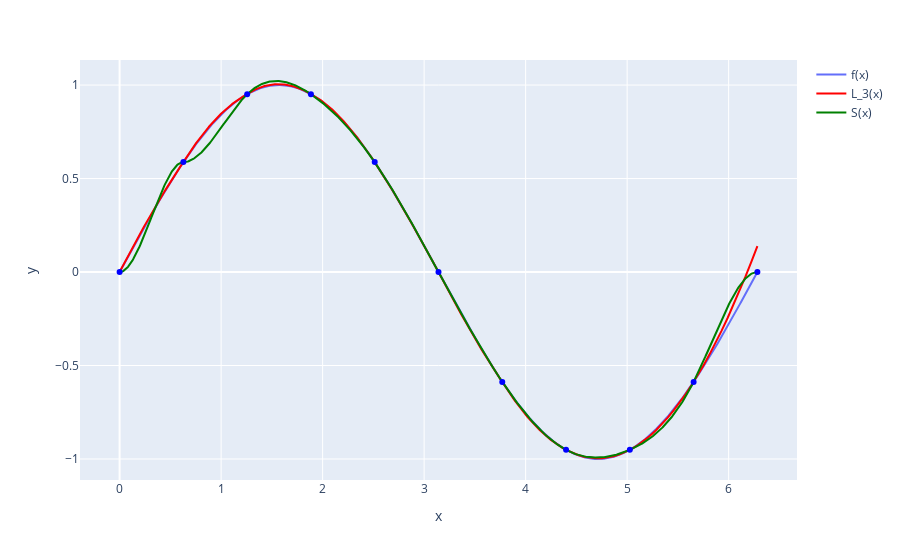

The cell this chart's notebook holds for it:
### Markdown cell above
##### Визуализация

### Code cell
xs = numpy.linspace(a, b, 1000)
ys = sympy.lambdify(x, f, "numpy")(xs)

figure = px.line(x=xs, y=ys)
figure.update_traces(name="f(x)", showlegend=True)

splines = []
U = fifth_boundary_condition_for_slopes(x_points, y_points, n)
for i in range(n):
    S_i = non_local_cube_spline_through_slopes(i, x_points, y_points, U)
    splines.append(sympy.lambdify(x, S_i, "numpy"))

lagranges = []
for i in range(1, n - 2):
    L_i = lagrange(x_points[i - 1 : i + 3], y_points[i - 1 : i + 3])
    lagranges.append(L_i)

for i, L_i in enumerate(lagranges):
    xs_i = numpy.linspace(x_points[i], x_points[i + 1], int(1000 / n))
    ys_i = numpy.polyval(L_i, xs_i)

    figure.add_scatter(x=xs_i, y=ys_i, name=f"L_3(x)", showlegend=(i == 0), line=dict(color="red"))

xs_i = numpy.linspace(x_points[n - 3], x_points[n], int(1000 / (3 * n)))
ys_i = numpy.polyval(L_i, xs_i)
figure.add_scatter(x=xs_i, y=ys_i, name=f"L_3(x)", showlegend=False, line=dict(color="red"))

for i, S_i in enumerate(splines):
    xs_i = numpy.linspace(x_points[i], x_points[i + 1], int(1000 / n))
    ys_i = S_i(xs_i)

    figure.add_scatter(x=xs_i, y=ys_i, name=f"S(x)", showlegend=(i == 0), line=dict(color="green"))

for i in range(n + 1):
    figure.add_scatter(x=[x_points[i]], y=[y_points[i]], showlegend=(False), line=dict(color="blue"), mode="markers")

figure.show()
